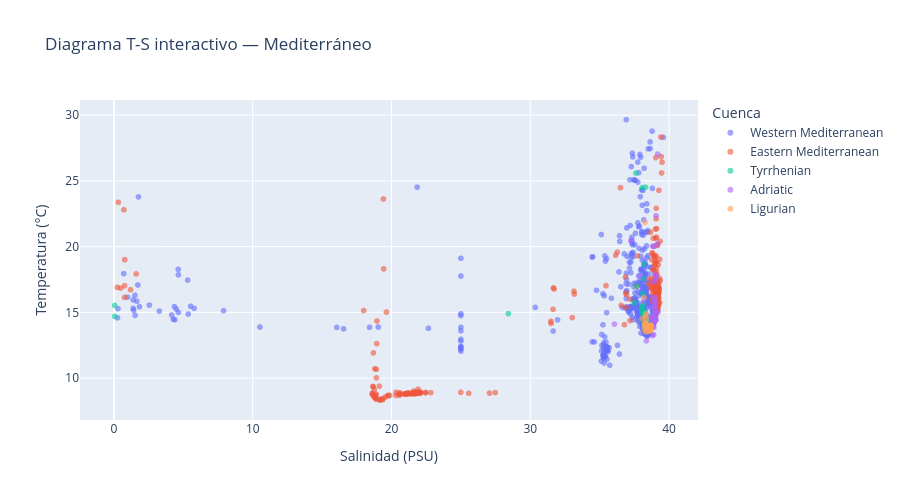

Notebook code for this chart:
### Markdown cell above
### Gráfico interactivo 1: Diagrama T-S con Plotly

### Code cell
# Diagrama T-S interactivo
# Hover: muestra fecha, ID de boya y profundidad al pasar el ratón
muestra_plotly = df_clean.sample(n=min(2000, len(df_clean)), random_state=42)

fig_ts = px.scatter(
    muestra_plotly,
    x='salinity',
    y='temperature',
    color='basin',
    opacity=0.6,
    hover_data=['date', 'float_id', 'depth'],
    title='Diagrama T-S interactivo — Mediterráneo',
    labels={
        'salinity': 'Salinidad (PSU)',
        'temperature': 'Temperatura (°C)',
        'basin': 'Cuenca'
    }
)

fig_ts.update_layout(height=500)
fig_ts.show()

### Figure 1 — Plotly figure (JSON) as saved in the notebook; plotly's stock layout.template omitted (floating-point values rounded to 4 significant figures; data arrays with more than 128 entries replaced by an {"elided": "..."} marker saying what was removed)
{"data": [{"customdata": {"elided": "1169x3 mixed values"}, "hovertemplate": "Cuenca=Western Mediterranean<br>Salinidad (PSU)=%{x}<br>Temperatura (°C)=%{y}<br>date=%{customdata[0]}<br>float_id=%{customdata[1]}<br>depth=%{customdata[2]}<extra></extra>", "legendgroup": "Western Mediterranean", "marker": {"color": "#636efa", "opacity": 0.6, "symbol": "circle"}, "mode": "markers", "name": "Western Mediterranean", "showlegend": true, "type": "scattergl", "x": {"elided": "1169 float values"}, "xaxis": "x", "y": {"elided": "1169 float values"}, "yaxis": "y"}, {"customdata": {"elided": "597x3 mixed values"}, "hovertemplate": "Cuenca=Eastern Mediterranean<br>Salinidad (PSU)=%{x}<br>Temperatura (°C)=%{y}<br>date=%{customdata[0]}<br>float_id=%{customdata[1]}<br>depth=%{customdata[2]}<extra></extra>", "legendgroup": "Eastern Mediterranean", "marker": {"color": "#EF553B", "opacity": 0.6, "symbol": "circle"}, "mode": "markers", "name": "Eastern Mediterranean", "showlegend": true, "type": "scattergl", "x": {"elided": "597 float values"}, "xaxis": "x", "y": {"elided": "597 float values"}, "yaxis": "y"}, {"customdata": {"elided": "96x3 mixed values"}, "hovertemplate": "Cuenca=Tyrrhenian<br>Salinidad (PSU)=%{x}<br>Temperatura (°C)=%{y}<br>date=%{customdata[0]}<br>float_id=%{customdata[1]}<br>depth=%{customdata[2]}<extra></extra>", "legendgroup": "Tyrrhenian", "marker": {"color": "#00cc96", "opacity": 0.6, "symbol": "circle"}, "mode": "markers", "name": "Tyrrhenian", "showlegend": true, "type": "scattergl", "x": [38.67, 38.81, 38.8, 38.66, 38.81, 38.18, 37.61, 38.81, 38.2, 38.81, 38.81, 38.81, 38.77, 38.3, 28.42, 37.52, 38.69, 38.19, 38.23, 38.57, 38.26, 38.42, 38.16, 38.74, 38.77, 38.06, 38.61, 38.54, 38.74, 38.25, 38.58, 38.97, 0.05, 38.8, 38.72, 38.79, 38.19, 38.77, 38.84, 38.81, 38.8, 38.62, 38.1, 38.76, 38.06, 38.64, 38.78, 38.66, 38.69, 38.33, 38.23, 38.58, 38.54, 38.69, 38.82, 38.69, 37.8, 38.09, 38.55, 38.72, 38.28, 38.23, 38.64, 38.17, 0.055, 38.81, 38.71, 38.56, 38.81, 38.05, 38.63, 38.42, 38.38, 38.78, 38.45, 38.74, 38.81, 38.79, 38.35, 38.93, 38.14, 38.82, 38.14, 38.02, 38.79, 38.47, 38.77, 38.52, 38.18, 37.67, 38.3, 38.3, 38.31, 38.54, 38.79, 38.82], "xaxis": "x", "y": [14.64, 14.44, 14.22, 14.59, 14.42, 14.9, 25.59, 14.59, 14.76, 14.5, 14.47, 14.41, 14.64, 24.52, 14.9, 15.72, 14.49, 14.71, 15.05, 14.36, 14.41, 14.5, 18.67, 14.1, 14.65, 14.88, 14.29, 13.99, 14.21, 14.36, 14.21, 14.95, 14.69, 14.52, 14.64, 14.54, 14.71, 14.14, 14.61, 14.42, 14.54, 14.52, 16.42, 14.67, 24.49, 14.39, 14.51, 14.43, 14.58, 14.61, 14.46, 14.42, 14.49, 14.54, 14.41, 13.93, 14.32, 15.52, 14.19, 14.42, 14.28, 13.96, 14.49, 14.04, 15.53, 14.54, 14.01, 14.4, 14.54, 15.15, 14.66, 14.36, 13.92, 14.54, 14.31, 14.47, 14.51, 14.27, 14.42, 14.55, 17.56, 14.55, 15.69, 15.31, 14.29, 14.54, 14.25, 13.98, 14.46, 16.99, 14.51, 14.37, 14.28, 14.14, 14.27, 14.49], "yaxis": "y"}, {"customdata": {"elided": "76x3 mixed values"}, "hovertemplate": "Cuenca=Adriatic<br>Salinidad (PSU)=%{x}<br>Temperatura (°C)=%{y}<br>date=%{customdata[0]}<br>float_id=%{customdata[1]}<br>depth=%{customdata[2]}<extra></extra>", "legendgroup": "Adriatic", "marker": {"color": "#ab63fa", "opacity": 0.6, "symbol": "circle"}, "mode": "markers", "name": "Adriatic", "showlegend": true, "type": "scattergl", "x": [38.98, 39.06, 39.16, 38.8, 38.94, 38.98, 39.03, 38.97, 38.99, 38.93, 38.96, 39.0, 39.04, 38.66, 38.37, 38.13, 38.81, 38.96, 39.01, 38.97, 38.98, 38.98, 39.02, 39.0, 38.99, 38.96, 39.2, 39.01, 38.85, 39.02, 38.98, 38.17, 36.06, 39.04, 38.91, 38.98, 39.02, 38.78, 37.24, 38.96, 38.97, 38.9, 39.01, 38.99, 38.94, 39.17, 38.99, 38.78, 38.92, 38.98, 38.84, 38.97, 38.88, 38.98, 38.97, 38.91, 38.74, 38.97, 38.96, 37.77, 38.98, 39.06, 38.89, 38.78, 38.9, 39.05, 38.49, 37.89, 39.0, 38.84, 38.97, 38.97, 39.03, 38.96, 39.03, 39.08], "xaxis": "x", "y": [14.63, 22.35, 20.23, 14.61, 14.45, 14.44, 16.13, 14.6, 14.54, 20.02, 14.42, 14.57, 15.67, 14.24, 12.83, 15.8, 13.23, 14.36, 14.51, 14.54, 14.58, 14.39, 15.26, 14.5, 14.68, 14.44, 15.03, 14.88, 15.43, 15.42, 14.55, 14.54, 14.1, 14.89, 14.58, 14.42, 14.86, 17.33, 20.45, 14.42, 14.61, 13.85, 14.74, 14.7, 15.84, 27.04, 14.48, 14.62, 14.95, 14.7, 20.03, 14.4, 13.31, 14.36, 14.48, 15.34, 14.57, 14.53, 17.93, 14.34, 14.56, 14.42, 14.13, 13.99, 14.29, 17.72, 14.72, 17.71, 14.5, 16.14, 15.85, 14.51, 14.86, 14.43, 17.39, 17.69], "yaxis": "y"}, {"customdata": {"elided": "62x3 mixed values"}, "hovertemplate": "Cuenca=Ligurian<br>Salinidad (PSU)=%{x}<br>Temperatura (°C)=%{y}<br>date=%{customdata[0]}<br>float_id=%{customdata[1]}<br>depth=%{customdata[2]}<extra></extra>", "legendgroup": "Ligurian", "marker": {"color": "#FFA15A", "opacity": 0.6, "symbol": "circle"}, "mode": "markers", "name": "Ligurian", "showlegend": true, "type": "scattergl", "x": [38.4, 38.6, 38.33, 38.63, 38.64, 38.69, 38.66, 38.33, 38.33, 38.68, 38.64, 38.2, 38.63, 38.58, 38.31, 38.6, 38.27, 38.66, 38.66, 38.52, 38.68, 38.43, 38.68, 38.61, 38.66, 38.66, 38.71, 38.55, 38.25, 38.65, 38.69, 38.68, 38.27, 38.66, 38.57, 38.51, 38.65, 38.68, 38.21, 38.64, 38.36, 38.68, 38.68, 38.4, 38.68, 38.7, 38.06, 38.64, 38.19, 38.58, 38.63, 38.38, 38.61, 38.38, 38.61, 38.5, 38.67, 38.59, 38.28, 38.63, 38.6, 38.6], "xaxis": "x", "y": [13.86, 13.81, 14.2, 13.6, 13.63, 13.84, 13.76, 14.72, 13.85, 13.89, 13.83, 14.07, 13.76, 13.74, 14.9, 13.8, 21.84, 13.81, 13.78, 13.79, 13.99, 13.53, 13.8, 13.77, 13.85, 13.81, 14.01, 13.77, 14.15, 13.65, 13.86, 13.94, 13.54, 13.84, 13.79, 13.74, 13.73, 13.8, 16.14, 13.71, 14.49, 13.89, 13.81, 13.77, 13.99, 13.94, 14.54, 13.65, 13.8, 13.85, 13.62, 13.81, 14.0, 14.07, 13.84, 13.62, 13.85, 13.83, 14.05, 13.64, 13.79, 13.87], "yaxis": "y"}], "layout": {"height": 500, "legend": {"title": {"text": "Cuenca"}, "tracegroupgap": 0}, "title": {"text": "Diagrama T-S interactivo — Mediterráneo"}, "xaxis": {"anchor": "y", "domain": [0, 1], "title": {"text": "Salinidad (PSU)"}}, "yaxis": {"anchor": "x", "domain": [0, 1], "title": {"text": "Temperatura (°C)"}}}}
